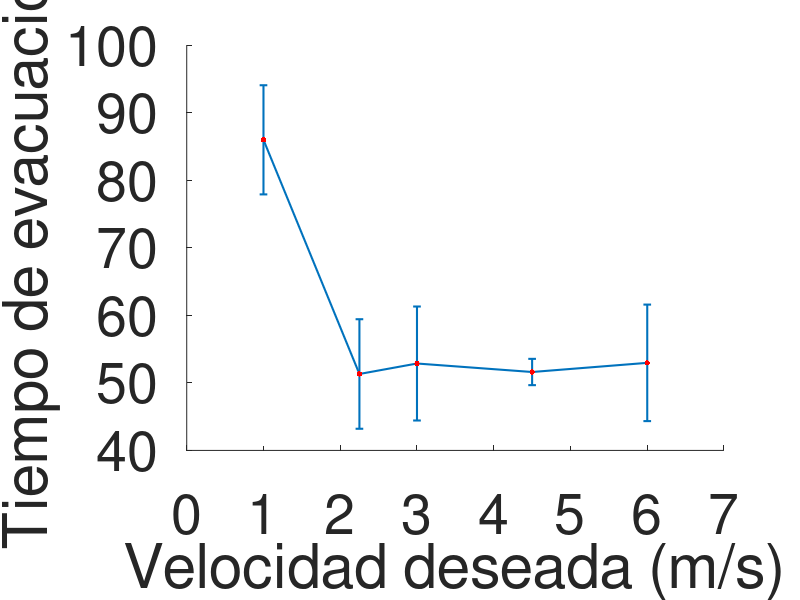

Recreate this plot in MATLAB.
function plotTEvac()
 
  v1 = [81.50199999986341000;86.99359999985062000;86.96879999985067000;85.76439999985348000;88.60519999984686000];
  v2 = [51.38359999993360000;52.48319999993104000;47.24799999994324000;50.79999999993496000;54.63559999992602000];
  v3 = [55.60279999992377000;49.20079999993869000;54.90439999992539600;54.01759999992746000;50.58239999993547000];
  v4 = [52.10759999993191400;51.81079999993260500;52.26879999993154000;50.94159999993463000;50.89319999993474400];
  v5 = [55.02919999992510500;56.73599999992113000;50.18199999993640000;50.40799999993587500;52.44079999993114000];
  
  mean1 = mean(v1);
  std1 = std(v1)*3;
  mean2 = mean(v2);
  std2 = std(v2)*3;
  mean3 = mean(v3);
  std3 = std(v3)*3;
  mean4 = mean(v4);
  std4 = std(v4)*3;
  mean5 = mean(v5);
  std5 = std(v5)*3;
  scatter ([1,2.25,3,4.5,6], [mean1,mean2,mean3,mean4,mean5],15,"r",'filled');
  hold on;
  x = errorbar([1,2.25,3,4.5,6], [mean1,mean2,mean3,mean4,mean5], [std1,std2,std3,std4,std5]);
  xlabel ("Velocidad deseada (m/s)","fontsize", 40);
  set(x,"linewidth",1.5);
  h = ylabel ("Tiempo de evacuacion");
  set (h, "fontsize", 40) 
  set(gca,"fontsize",40);

endfunction